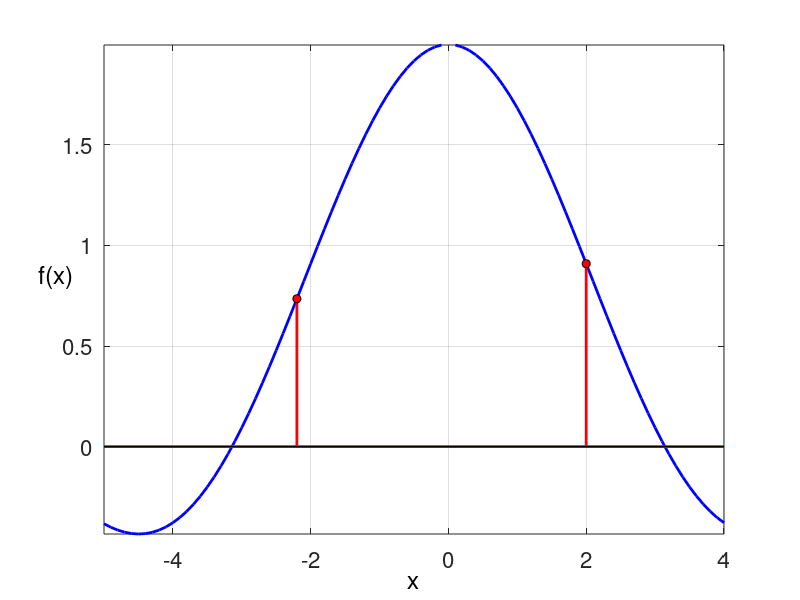

Reproduce this figure in MATLAB. (Note: this script raises an error after producing the figure.)
close all; clear; clc;

x = -5:0.1:4;
y = 2*(sin(x)./x);

% now plot the function
figure(1)
plot(x,y,'-b','LineWidth',2)
grid on
axis tight
hold on
% plot the x-axis (the line y = 0)
line([-5 4],[0 0], 'LineWidth',2,'Color','r')
hold on
stem(-2.2,2*(sin(-2.2)/(-2.2)),'LineWidth',2,'Color','r','MarkerFaceColor','r','MarkerEdgeColor','k')
hold on
stem(2,2*(sin(2)/2),'LineWidth',2,'Color','r','MarkerFaceColor','r','MarkerEdgeColor','k')

% fancy stuff
set(get(gca,'Xlabel'),'string','x','fontsize',20)
set(get(gca,'Ylabel'),'string','f(x)','fontsize',20,'Rotation',0.0)
set(gca,'FontSize',16)


%% Now plot the convergence trend

load('problem2plot.dat'); % load the data file

figure(2)
plot(problem2plot(:,1),'-b','LineWidth',2)
set(get(gca,'Xlabel'),'string','Iteration number','fontsize',20)
set(get(gca,'Ylabel'),'string','c','fontsize',20,'Rotation',0.0)
set(gca,'FontSize',16)
axis tight

figure(3)
plot(abs(problem2plot(:,2)),'--b','LineWidth',2)
set(get(gca,'Xlabel'),'string','Iteration number','fontsize',20)
set(get(gca,'Ylabel'),'string','|f(c)|','fontsize',20,'Rotation',0.0)
set(gca,'FontSize',16)
axis tight
